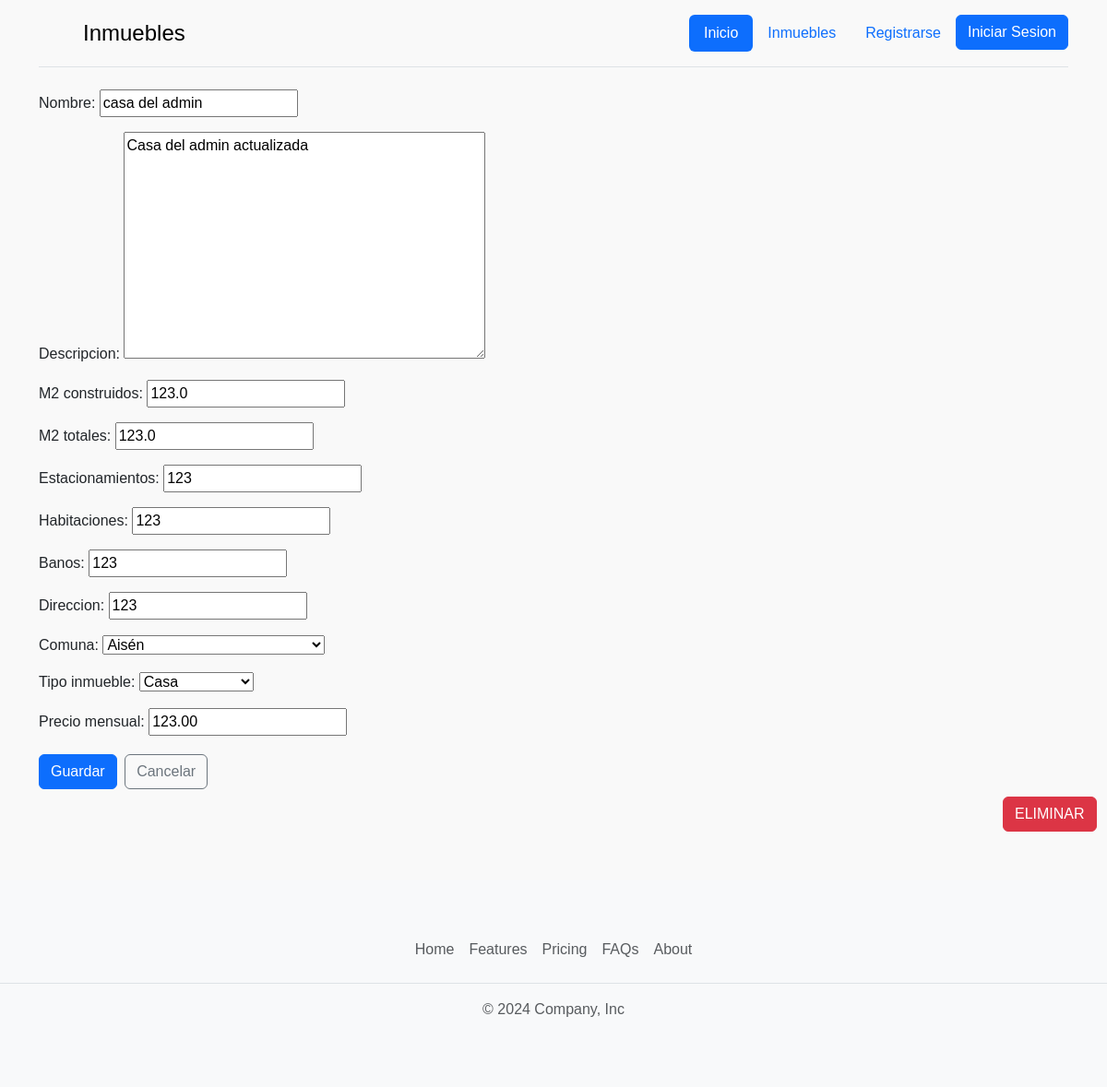
The page /inmuebles/9/actualizar on the database its author committed.
### gestion_inmuebles/models.py (models this page shows, shortened)
class Inmueble(models.Model):
    nombre = models.CharField(max_length=200)
    descripcion = models.TextField()
    m2_construidos = models.FloatField()
    m2_totales = models.FloatField()
    estacionamientos = models.IntegerField()
    habitaciones = models.IntegerField()
    banos = models.IntegerField()
    direccion = models.CharField(max_length=200)
    comuna = models.ForeignKey(Comuna,on_delete=models.CASCADE,null=True,blank=True)
    tipo_inmueble = models.CharField(max_length=50, choices=TIPO_INMUEBLES)
    precio_mensual = models.DecimalField(max_digits=10, decimal_places=2)
    dueño = models.ForeignKey(Usuario, on_delete=models.CASCADE,limit_choices_to={'tipo_usuario': 'arrendador'},related_name='inmuebles')
    is_active = models.BooleanField(default=True, editable=False)
    deleted_at = models.DateTimeField(blank=True,null=True, editable=False)

class Comuna(models.Model):
    nombre = models.CharField(max_length=100, unique=True)
    region = models.ForeignKey(Region, on_delete=models.CASCADE, related_name='comunas')
    class Meta:
        ordering = ["nombre"]
    def __str__(self):
        return self.nombre

### gestion_inmuebles/views.py (the view)
# urls.py: path('inmuebles/<int:id_inmueble>/actualizar',inmuebles_actualizar,name='inmuebles_actualizar'),
def inmuebles_actualizar(request,id_inmueble):
    inmueble = Inmueble.objects.get(id=id_inmueble)
    if request.method=='POST':
        form = InmuebleForm(request.POST,instance=inmueble)
        if form.is_valid():
            form.save()
            return redirect('profile')
    else:
        form = InmuebleForm(instance=inmueble)
    context={'form':form,'inmueble':inmueble}
    return render(request,'inmuebles_actualizar.html',context)

### gestion_inmuebles/forms.py
class InmuebleForm(forms.ModelForm):
    class Meta:
        model = Inmueble
        fields = "__all__"
        exclude = ['dueño']

### templates/inmuebles_actualizar.html (shortened to what this page needs)
{% extends 'layout/base.html' %}
{% block content %}
<main class="container">
    <div class="row">
        <form method="post">
            {{form.as_p}}
            <button class="btn btn-primary my-1" type="submit">Guardar</button>
            <a href="{% url 'profile' %}" class="btn btn-outline-secondary m-1">Cancelar</a>
        </form>
    </div>
    <div class="row">
        <div class="col-1 ms-auto mb-5">
            <a class="btn btn-danger my-1" href="{% url 'inmuebles_eliminar' id_inmueble=inmueble.id %}">ELIMINAR</a>
        </div>
    </div>
</main>
{% endblock content %}

### static/css/style.css (style rules this page uses)
body { display: flex; flex-direction: column; min-height: 100vh; margin: 0; background-color: #F9F9F9; font-family: Verdana, Geneva, Tahoma, sans-serif; }
main { flex: 1; }

### rows shown on the page
Inmueble: nombre "casa del admin", descripcion "Casa del admin actualizada", m2_construidos "123.0", m2_totales "123.0", estacionamientos "123", habitaciones "123", banos "123", direccion "123", comuna "Aisén", tipo_inmueble "Casa", precio_mensual "123.00"
